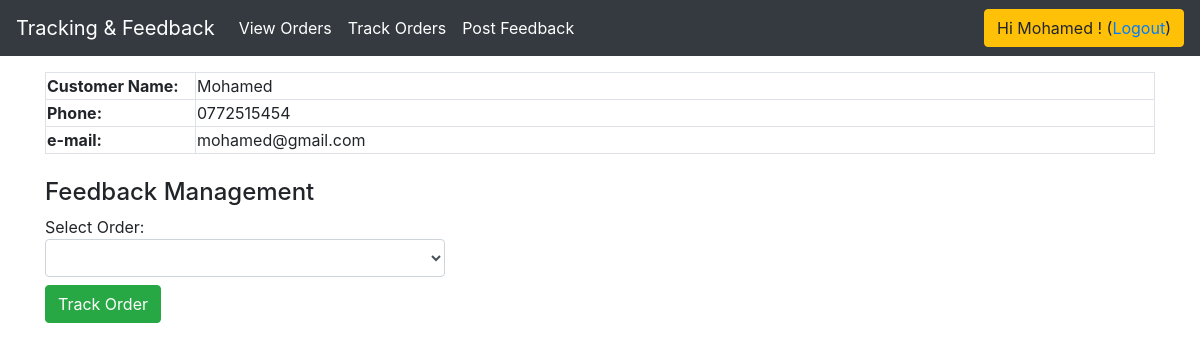
Page /feedback.php (signed in) on the committed database.
### tables this page shows
CREATE TABLE IF NOT EXISTS `customers` (
  `seno` bigint(20) UNSIGNED NOT NULL AUTO_INCREMENT,
  `name` varchar(200) NOT NULL,
  `l_name` varchar(300) NOT NULL,
  `email` varchar(300) NOT NULL,
  `phone` varchar(20) NOT NULL,
  `username` varchar(300) NOT NULL,
  `password` varchar(300) NOT NULL,
  PRIMARY KEY (`seno`),
  UNIQUE KEY `seno` (`seno`)
);

### Connections/dbconnect.php (called while the page is built, shortened)
<?php
$hostname_dbconnect = "localhost";
$username_dbconnect = "root";
$password_dbconnect = "";
$dbconnect = mysql_pconnect($hostname_dbconnect, $username_dbconnect, $password_dbconnect) or trigger_error(mysql_error(),E_USER_ERROR);
$logoutAction = $_SERVER['PHP_SELF']."?doLogout=true";
$getUsername= "-1";
if (isset($_SESSION['MM_Username'])) {
  $getUsername = $_SESSION['MM_Username'];
}
$query_get_customer_info = "SELECT * FROM customers WHERE username = '$getUsername'";
$get_customer_info = mysql_query($query_get_customer_info, $dbconnect) or die(mysql_error());
$row_get_customer_info = mysql_fetch_assoc($get_customer_info);
$customer_name = $row_get_customer_info['name'].' '.$row_get_customer_info['l_name'];
$cusID = $row_get_customer_info['seno'];
?>

### feedback.php (the view, shortened to what this page needs)
<?php require_once('Connections/dbconnect.php'); ?>
<?php
$editFormAction = $_SERVER['PHP_SELF'];
if (isset($_SERVER['QUERY_STRING'])) {
  $editFormAction .= "?" . htmlentities($_SERVER['QUERY_STRING']);
}
?>
<!doctype html>
<html>
<head>
<link href="css/bootstrap-4.3.1.css" rel="stylesheet" type="text/css">
</head>
<body>
<nav class="navbar navbar-expand-lg navbar-dark bg-dark"> <a class="navbar-brand" href="#">Tracking &amp; Feedback</a>
  <div class="collapse navbar-collapse" id="navbarSupportedContent1">
    <ul class="navbar-nav mr-auto">
      <li class="nav-item active"> <a class="nav-link" href="orders.php">View Orders</a> </li>
      <li class="nav-item active"> <a class="nav-link" href="track.php">Track Orders</a> </li>
      <li class="nav-item active"> <a class="nav-link" href="feedback.php">Post Feedback</a> </li>
    </ul>
	 <div class="btn btn-warning">Hi <?php echo $customer_name; ?>! (<a href="<?php echo $logoutAction ?>">Logout</a>)</div>
  </div>
</nav>
<div class="container mt-3">
<div class="row">
	<div class="col-md-12">
	<table width="100%" border="0" class="table-bordered">
  <tbody>
    <tr>
      <td width="150"><strong>Customer Name:</strong></td>
      <td><?php echo $customer_name; ?></td>
      </tr>
    <tr>
      <td width="150"><strong>Phone:</strong></td>
      <td><?php echo $row_get_customer_info['phone']; ?></td>
      </tr>
    <tr>
      <td width="150"><strong>e-mail:</strong></td>
      <td><?php echo $row_get_customer_info['email']; ?></td>
      </tr>
  </tbody>
</table>
<h4 class="alert-heading mt-4">Feedback Management</h4>
<?php if(isset($_GET['orderID'])){ ?>
<?php
$orderID = $_GET['orderID'];
$query_get_order_details = "SELECT * FROM carts WHERE seno = '$orderID'";
$get_order_details = mysql_query($query_get_order_details, $dbconnect) or die(mysql_error());
$row_get_order_details = mysql_fetch_assoc($get_order_details);
$totalRows_get_order_details = mysql_num_rows($get_order_details);
$query_get_order_contents = "SELECT * FROM carts_items WHERE cart_id = '$orderID'";
$get_order_contents = mysql_query($query_get_order_contents, $dbconnect) or die(mysql_error());
$row_get_order_contents = mysql_fetch_assoc($get_order_contents);
$totalRows_get_order_contents = mysql_num_rows($get_order_contents);
$query_tracking_info = "SELECT * FROM tracking WHERE order_id = '$orderID' ORDER BY `updated_date` ASC";
$tracking_info = mysql_query($query_tracking_info, $dbconnect) or die(mysql_error());
$row_tracking_info = mysql_fetch_assoc($tracking_info);
$totalRows_tracking_info = mysql_num_rows($tracking_info);
?>
<table width="100%" border="0" class="table-bordered">
  <tbody>
    <tr>
      <td colspan="5" bgcolor="#DDD"><strong>Order ID: <?php echo $orderID; ?></strong></td>
      </tr>
    <tr>
      <td width="30" align="center"><strong>#</strong></td>
      <td align="center"><strong>Product</strong></td>
      <td align="center"><strong>Quantity</strong></td>
      <td align="center"><strong>Rate</strong></td>
      <td align="center"><strong>Amount</strong></td>
    </tr>
	  <?php $n=1; $cartTotal = 0; ?>
	  <?php do{ ?>
<?php
$productID = $row_get_order_contents['stock_id'];
$orderID = $row_get_order_contents['cart_id'];
$orderItemID = $row_get_order_contents['seno'];
$query_get_stock_data = "SELECT * FROM stock WHERE seno = '$productID'";
$get_stock_data = mysql_query($query_get_stock_data, $dbconnect) or die(mysql_error());
$row_get_stock_data = mysql_fetch_assoc($get_stock_data);
$totalRows_get_stock_data = mysql_num_rows($get_stock_data);
$query_get_existing_feedbacks = "SELECT * FROM feedback WHERE order_id = '$orderID' AND order_item_id = '$orderItemID'";
$get_existing_feedbacks = mysql_query($query_get_existing_feedbacks, $dbconnect) or die(mysql_error());
$row_get_existing_feedbacks = mysql_fetch_assoc($get_existing_feedbacks);
$totalRows_get_existing_feedbacks = mysql_num_rows($get_existing_feedbacks);
$description = '';
$rating = '';
$reaction = '';
$date = date('Y-m-d');
if(!empty($row_get_existing_feedbacks['seno'])){
	$description = $row_get_existing_feedbacks['description'];
	$rating = $row_get_existing_feedbacks['rating'];
	$reaction = $row_get_existing_feedbacks['reaction'];
	$date = $row_get_existing_feedbacks['date'];
}
$amount = $row_get_order_contents['quantity'] * $row_get_stock_data['price_selling'];
?>
        <form action="<?php echo $editFormAction; ?>" id="form2" name="form2" method="POST">
    <tr>
      <td width="30" rowspan="2" align="center"><?php echo $n; ?></td>
      <td align="center"><?php echo $row_get_stock_data['name']; ?></td>
      <td align="center"><?php echo $row_get_order_contents['quantity']; ?></td>
      <td align="center"><?php echo $row_get_stock_data['price_selling']; ?></td>
      <td align="right"><strong><?php echo number_format((float)$amount,2,'.',''); ?></strong></td>
    </tr>
    <tr>
      <td align="left" valign="top">Description:<br>
        <textarea name="description" rows="5" required="required" class="form-control" id="description"><?php echo $description; ?></textarea></td>
      <td align="left" valign="top">Rate The Product:<br>
        <select name="rating" required="required" class="form-control" id="rating" >
			<option></option>
			<option value="1" <?php if($rating == 1){ echo 'selected'; } ?>>1</option>
			<option value="2" <?php if($rating == 2){ echo 'selected'; } ?>>2</option>
			<option value="3" <?php if($rating == 3){ echo 'selected'; } ?>>3</option>
			<option value="4" <?php if($rating == 4){ echo 'selected'; } ?>>4</option>
			<option value="5" <?php if($rating == 5){ echo 'selected'; } ?>>5</option>
        </select></td>
      <td align="left" valign="top">How Satisfies of our service?<br>
        <select name="reaction" required="required" class="form-control" id="reaction" >
			<option></option>
			<option value="Nothing to Say" <?php if($reaction == 'Nothing to Say'){ echo 'selected'; } ?>>Nothing to Say</option>
			<option value="Has to be Improved" <?php if($reaction == 'Has to be Improved'){ echo 'selected'; } ?>>Has to be Improved</option>
			<option value="Satisfied" <?php if($reaction == 'Satisfied'){ echo 'selected'; } ?>>Satisfied</option>
			<option value="Perfectly Satisfied" <?php if($reaction == 'Perfectly Satisfied'){ echo 'selected'; } ?>>Perfectly Satisfied</option>
        </select>
		  </td>
      <td align="left" valign="top"><br>
<input type="submit" value="Send Feedback" class="btn btn-block btn-primary">
<input type="hidden" name="order_id" id="order_id" value="<?php echo $row_get_order_contents['cart_id']; ?>">
<input type="hidden" name="order_item_id" value="<?php echo $row_get_order_contents['seno']; ?>" id="order_item_id">
<input type="hidden" name="stock_id" value="<?php echo $productID; ?>" id="stock_id">
<input name="date" type="hidden" id="date" value="<?php echo $date; ?>"></td>
    </tr>
    <input type="hidden" name="MM_insert" value="form2">
        </form>
	  <?php $n++; $cartTotal += $amount;  ?>
	  <?php } while ($row_get_order_contents = mysql_fetch_assoc($get_order_contents)); ?>
  </tbody>
</table>
<?php } else{ ?>
<?php
$query_list_orders = "SELECT * FROM carts WHERE customer_id = '$cusID' ORDER BY `date` DESC";
$list_orders = mysql_query($query_list_orders, $dbconnect) or die(mysql_error());
$row_list_orders = mysql_fetch_assoc($list_orders);
?>
<form id="form1" name="form1" method="get">
	Select Order:
      <select name="orderID" id="orderID" class="form-control" style="width:400px;" required>
		  <option></option>
		  <?php do{ ?>
		  <option value="<?php echo $row_list_orders['seno']; ?>"></option>
		  <?php } while ($row_list_orders = mysql_fetch_assoc($list_orders)); ?>
      </select>
	<input type="submit" class="btn btn-success mt-2" value="Track Order">
</form>
<?php } ?>
    </div>
</div>
</div>
	<br>
</body>
</html>

### rows in the picture
customers: customer_name "Mohamed", phone "0772515454", email "mohamed@gmail.com"
